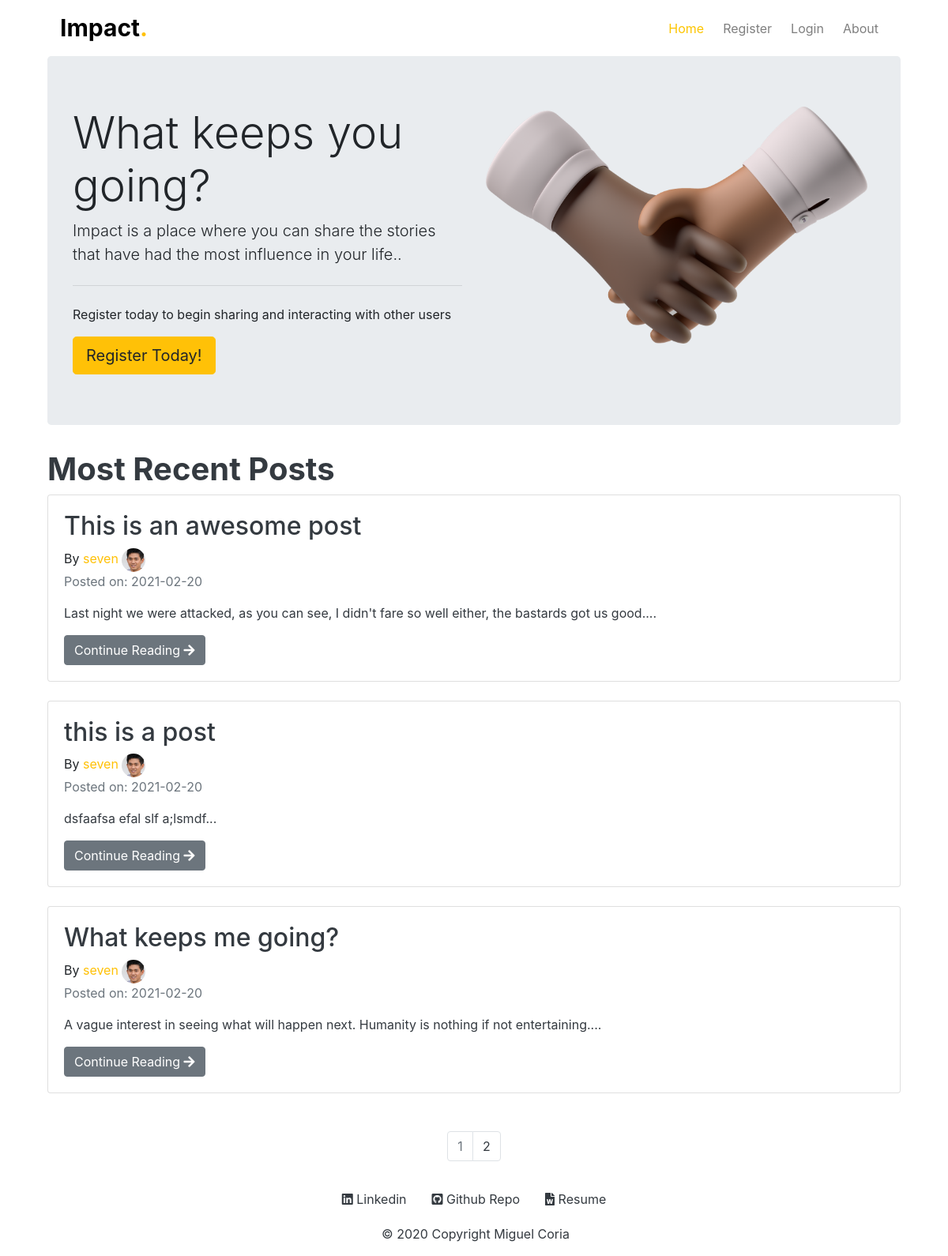
The page / on the database its author committed.
### impact/models.py (models this page shows, shortened)
class Post(db.Model):
    users = db.relationship(User)
    id = db.Column(db.Integer, primary_key=True)
    user_id = db.Column(db.Integer, db.ForeignKey('users.id'), nullable=False)
    date = db.Column(db.DateTime, nullable=False, default=datetime.utcnow)
    title = db.Column(db.String(140), nullable=False)
    text = db.Column(db.Text, nullable=False)

class User(db.Model,UserMixin):
    __tablename__ = 'users'
    id = db.Column(db.Integer, primary_key=True)
    profile_image = db.Column(db.String(64), nullable=False, default='default_profile.png')
    email = db.Column(db.String(64), unique=True, index=True)
    username = db.Column(db.String(64), unique=True, index=True)
    password_hash = db.Column(db.String(128))
    posts = db.relationship("Post", backref="author", lazy=True)

### impact/core/views.py (the view)
@core.route('/')
def index():
    page = request.args.get('page', 1, type=int)
    blog_posts = Post.query.order_by(Post.date.desc()).paginate(page=page,per_page=3)
    return render_template('index.html', blog_posts=blog_posts)

### impact/templates/index.html (shortened to what this page needs)
{% extends "base.html" %}
{% block content%}
<div class="container">
<div class="jumbotron">
  <div class="row">
    <div class="col">
      <h1 class="display-4">What keeps you going?</h1>
      <p class="lead">Impact is a place where you can share the stories that have had the most influence in your life..</p>
      <hr class="my-4">
      <p>Register today to begin sharing and interacting with other users</p>
      <a class="btn btn-warning btn-lg" href="/register" role="button">Register Today!</a>
    </div>
    <div class="col">
    <img class="" align='center' src="{{url_for('static',filename='images/hands.png')}}" height="300">
    </div>
  </div>
</div>
<div>
  <h1 class="text-dark fs-1 font-weight-bold">Most Recent Posts</h1>
    {% for post in blog_posts.items %}
    <div class="card w-100 mb-4">
      <div class="card-body">
        <h2><a class="card-title text-dark" href="{{ url_for('blog_post.blog_post', blog_post_id=post.id) }}">{{ post.title }}</a></h2>
        By <a class="text-muted" href="{{ url_for('users.user_posts', username=post.author.username) }}"> <span class="text-warning">{{post.author.username}}</span></a>
        <img class=" card-image" align='center' src="{{url_for('static',filename='profile_pics/'+post.author.profile_image)}}" width="30">
        <p class="text-muted">Posted on: {{ post.date.strftime('%Y-%m-%d') }}</p>
        <p class="card-text text-dark">{{ post.text[:100] }}...</p>
        <a href="{{ url_for('blog_post.blog_post', blog_post_id=post.id) }}" class="btn btn-secondary">Continue Reading <i class="fas fa-arrow-right"></i></a>
      </div>
    </div>
   {% endfor %}
</div>
</div>
   <nav aria-label="Page navigation example" class="mt-5">
     <ul class="pagination justify-content-center">
       {% for page_num in blog_posts.iter_pages(left_edge=1, right_edge=1, left_current=1, right_current=2) %}
          {% if blog_posts.page == page_num %}
          <li class="page-item disabled">
            <a class="page-link" href="{{ url_for('core.index', page=page_num) }}">{{ page_num }}</a></li>
          {% else %}
            <li class="page-item"><a class="page-link text-dark" href="{{ url_for('core.index', page=page_num) }}">{{ page_num }}</a></li>
          {% endif %}
      {% endfor %}
    </nav>
{% endblock %}

### impact/static/styles/main.css (style rules this page uses)
.card-image { border-radius: 100%; }

### rows shown on the page
Post: title "This is an awesome post", author.username "seven", profile_image (picture), date "2021-02-20", text "Last night we were attacked, as you can see, I didn't fare so well either, the bastards got us good."
Post: title "this is a post", author.username "seven", profile_image (picture), date "2021-02-20", text "dsfaafsa efal slf a;lsmdf"
Post: title "What keeps me going?", author.username "seven", profile_image (picture), date "2021-02-20", text "A vague interest in seeing what will happen next. Humanity is nothing if not entertaining."

### other values the page prints
{{ page_num }} "1"
{{ page_num }} "2"
